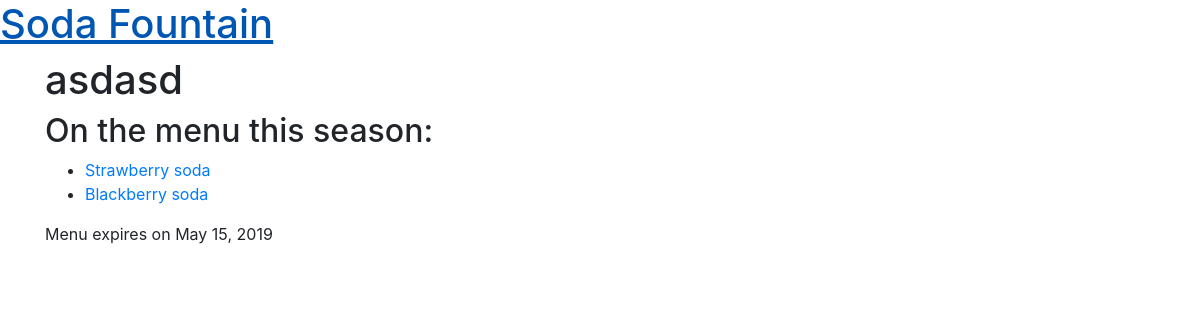
Before: /516/ with the older database file.
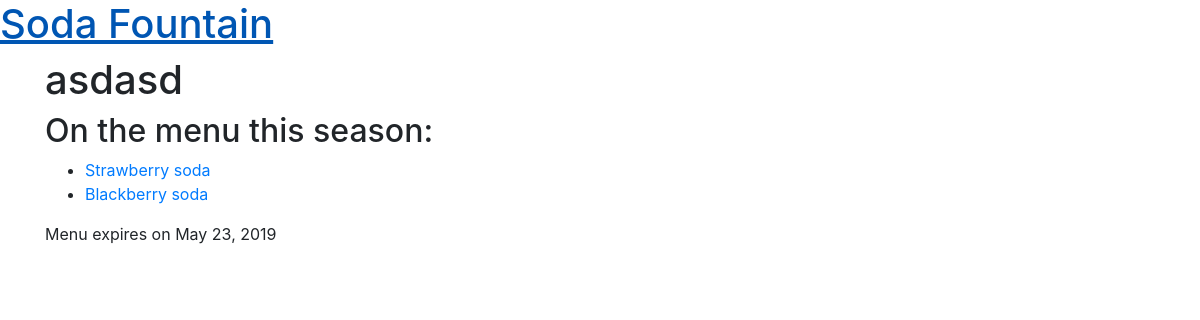
After: the same page with the newer database file.
### menu/models.py (models this page shows, shortened)
class Menu(models.Model):
    season = models.CharField(max_length=20)
    items = models.ManyToManyField('Item', related_name='items')
    created_date = models.DateTimeField(
            default=timezone.now)
    expiration_date = models.DateTimeField(
            blank=True, null=True)

### menu/views.py (the view)
# urls.py: path('<int:pk>/', views.menu_detail, name='menu_detail'),
def menu_detail(request, pk):
    menu = Menu.objects.get(pk=pk)
    return render(request, 'menu/menu_detail.html', {'menu': menu})

### menu/models.py (called while the page is built)
    def __str__(self):
        return self.name

### templates/menu/menu_detail.html (shortened to what this page needs)
{% extends "base.html" %}
{% load static %}
{% block content %}
    <div class="row">
        <div class="col-md-8">
            <div class="post">
                <h1>
                    {{ menu.season }}
                </h1>
                <h2>On the menu this season:</h2>
                <ul>
                    {% for item in menu.items.all %}
                        <li><a href="{% url 'item_detail' pk=item.pk %}">{{ item }}</a></li>
                    {% endfor %}
                </ul>
                {% if menu.expiration_date %}
                    <div class="date">
                        Menu expires on {{ menu.expiration_date|date:"F j, Y" }}
                    </div>
                {% endif %}
            </div>
        </div>
    </div>
{% endblock %}

Changed rows visible on the page:
changed Menu "asdasd": expiration_date "May 15, 2019" → "May 23, 2019"
